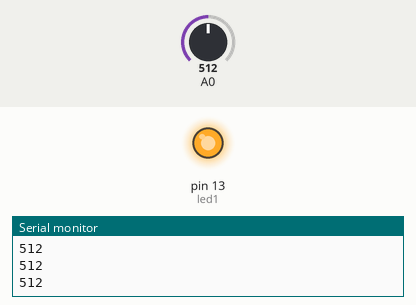
The sketch below on a simulated Arduino Uno, built with avr-gcc and run on an emulated ATmega328P. Parts: output pins drawn as LEDs (lit = HIGH), the last lines printed to the serial monitor. Inputs (shaded band) come from the test bench; at power-on: A0 = 512.

Above: at 1.2 s.
1.3 s: A0 set to 691
2.8 s: A0 set to 708
At 3.2 s:
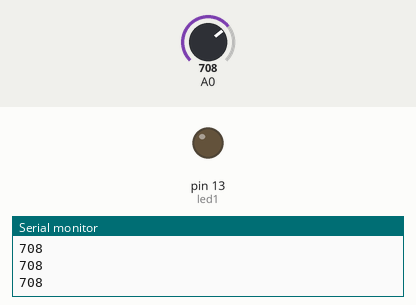
4.3 s: A0 set to 690
At 4.7 s:
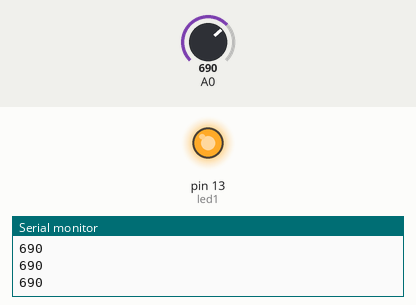
5.8 s: A0 set to 710
At 6.2 s:
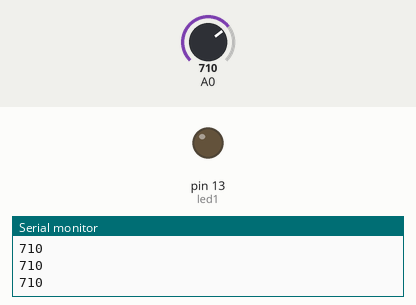
Timing chart, 0 to 8.3 s (numbered marks = the images above; inputs shaded):
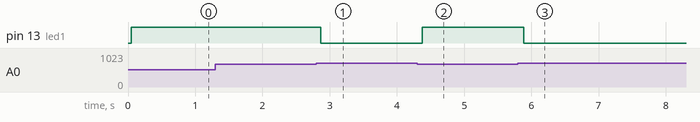

The sketch:

LDR-LED.ino
```cpp
#define led1 13

void setup(){
  pinMode(led1,OUTPUT);
  Serial.begin(9600);
}

void loop(){
  int light = analogRead(A0);
  Serial.println(light);
  delay(50);

  if(light>700){
    digitalWrite(led1,LOW);

  }
  if(light<700){
    digitalWrite(led1,HIGH);

  }

}
```

Measured:
- the behaviour switches between 700 and 701 on A0 (found by bisection; images 0 and 1)
- after the input at 2.8 s, pin 13 (led1): HIGH → LOW after 0.07 s
- after the input at 4.3 s, pin 13 (led1): LOW → HIGH after 0.08 s
- after the input at 5.8 s, pin 13 (led1): HIGH → LOW after 0.08 s
